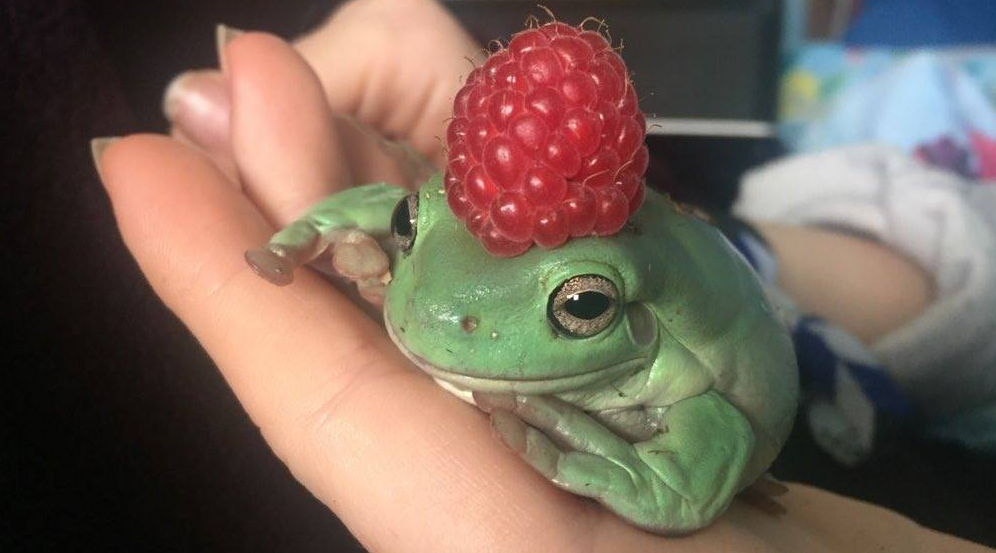
#> input picture src/p1/image_transformations/zaba.png, 996 x 553 px
$ python img01.py
#> lines starting #> are read from the running program, lines starting #| are printed output that depends on the picture
from typing import List

from PIL import Image, ImageEnhance, ImageFilter
import numpy as np

image = Image.open('zaba.png')  # wczytanie obrazka (format obojętny)
#> image is the input picture: PIL image 996x553 RGBA; mean R, G, B, A 119.8, 101.3, 89.3, 255
data = np.asarray(image)  # zamiana obrazka na tablicę numpy
print(data.shape)  # np. (128, 128, 3), lub (128, 128, 4) jeśli jest alpha
#| (553, 996, 4)


class Transform:
    @staticmethod
    def transform(img: Image) -> Image:
        pass


class CropTransform(Transform):
    @staticmethod
    def transform(img: Image) -> Image:
        crop = Image.open(img)
        width, height = crop.size
        left = width / 4
        top = height / 4
        right = 3 * width / 4
        bottom = 3 * height / 4
        cropped = crop.crop((left, top, right, bottom))
        return cropped

class BrightenTransform(Transform):
    @staticmethod
    def transform(img: Image) -> Image:
        brighter = Image.open(img)
        enhance = ImageEnhance.Brightness(brighter)

        factor = 1.5
        brighter_final = enhance.enhance((factor))
        return brighter_final


class BlackWhiteTransform(Transform):
    @staticmethod
    def transform(img: Image) -> Image:
        dark = Image.open(img)
        dark = dark.convert("L")
        return dark


class Transformer:
    transforms: List[Transform]

    # @staticmethod
    # def batch_transforms(images: List[Image]) -> List[Image]:
    #     pass


img1 = Image.fromarray(data, 'RGB')  # lub 'RGBA' jeśli jest alpha, lub pominąć jeśli jest czarno-biały
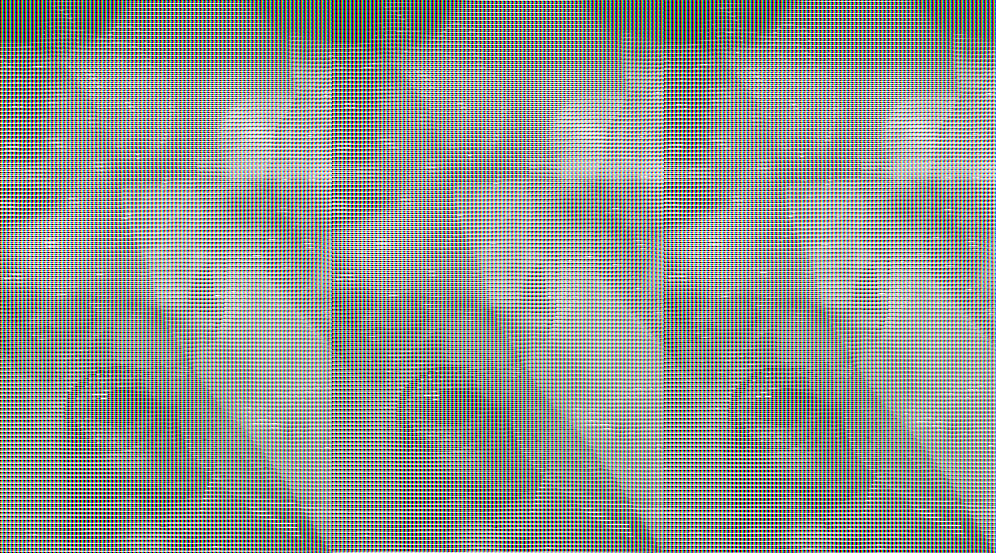
#> img1: PIL image 996x553 RGB; mean R, G, B 146.2, 146.2, 146.2
img1.show()

img2 = BlackWhiteTransform.transform("zaba.png")
#> in transform, `dark = dark.convert("L")`:
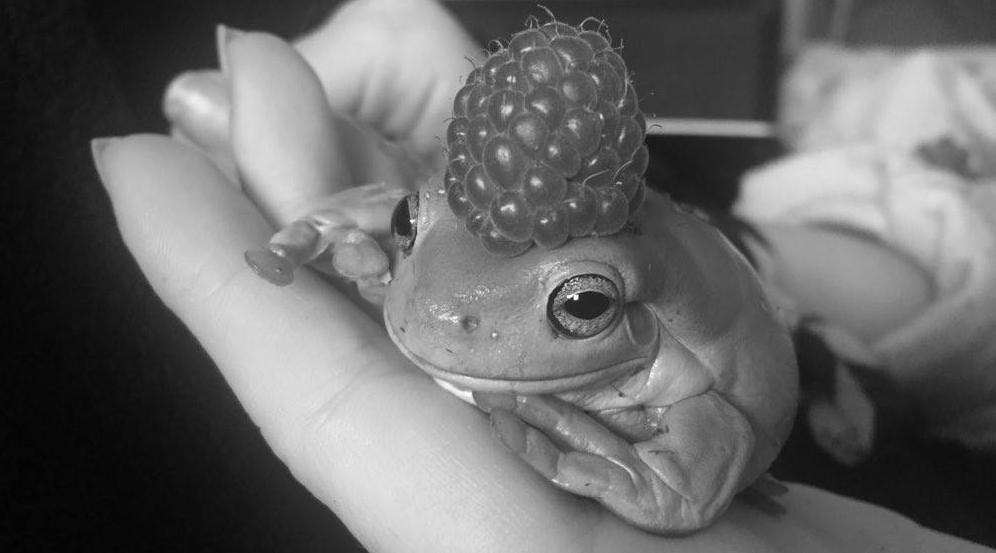
#> dark: PIL image 996x553 L; min 0, max 254, mean 105.5
img2.show()
